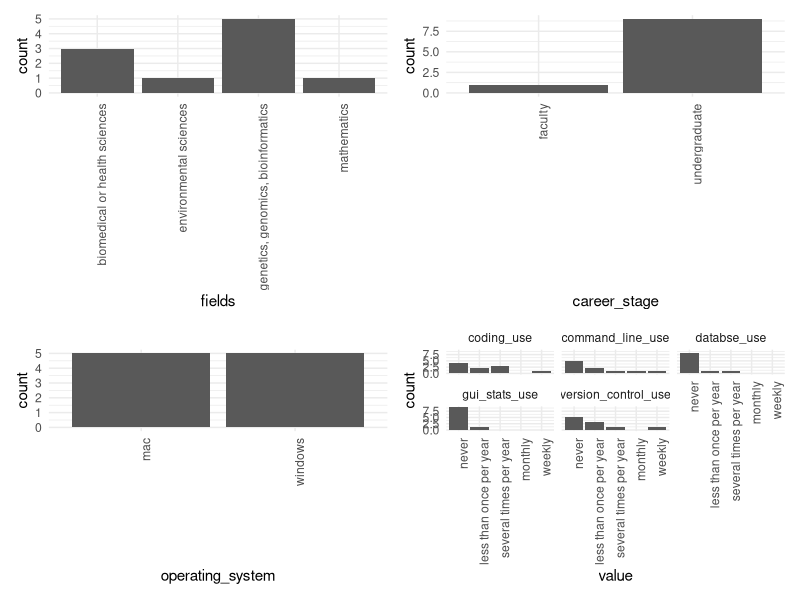
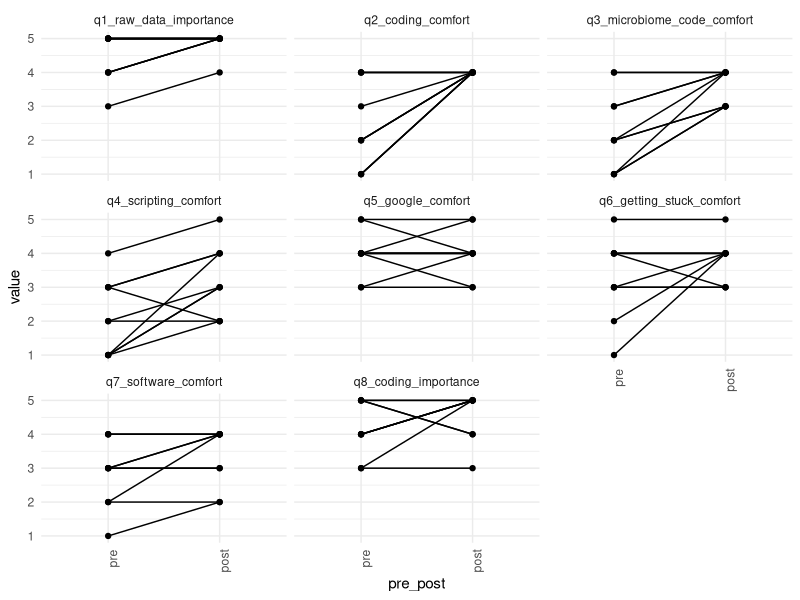
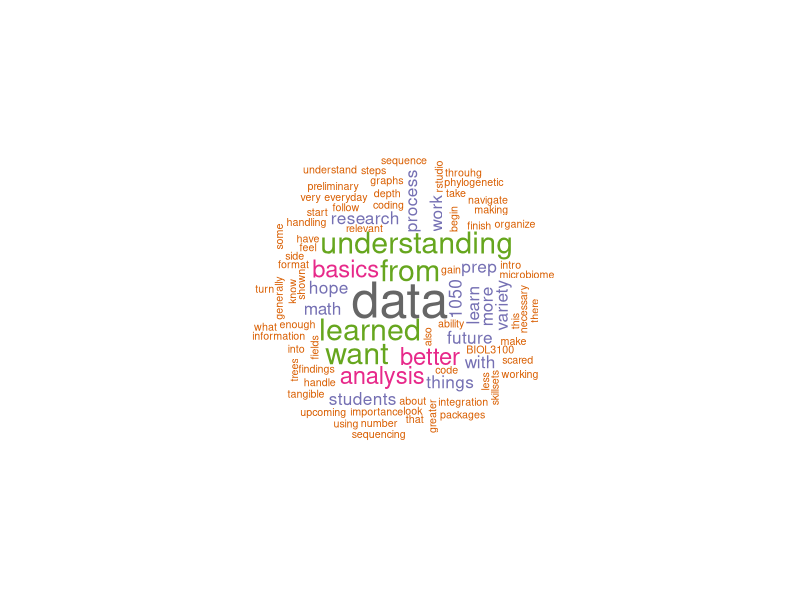
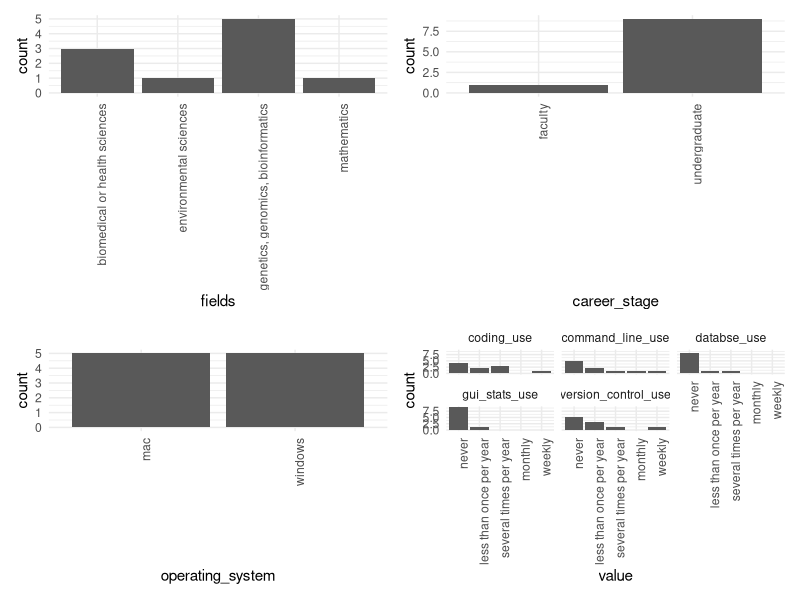
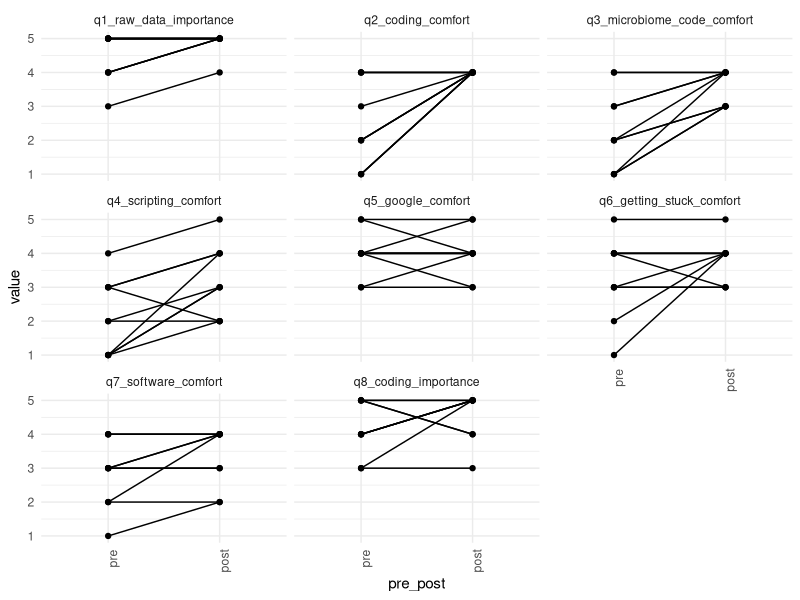
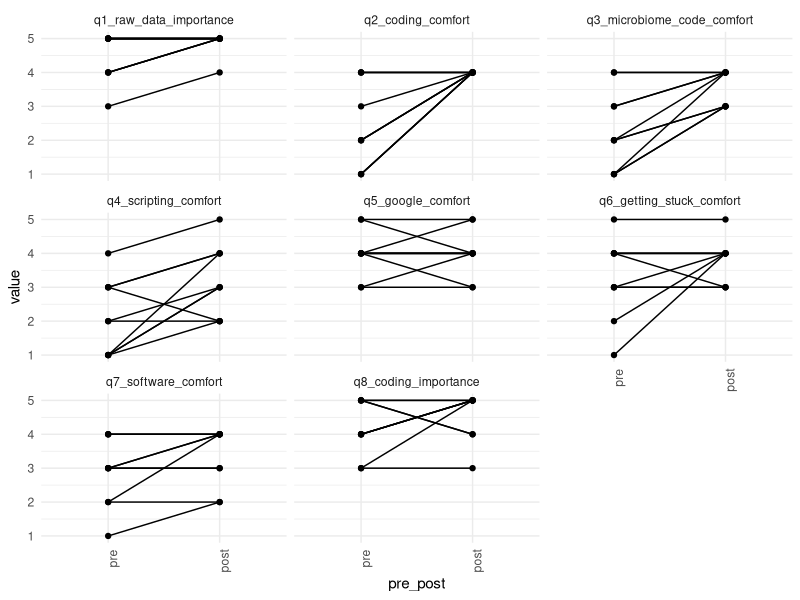

These charts were generated, in order, by the following R code:
library(tidyverse)
library(readxl)
library(patchwork)
library(wordcloud)

theme_set(theme_minimal() +
            theme(axis.text.x = element_text(angle=90,hjust=1)))

dat <- read_xlsx("./surveys/survey_data.xlsx")
dat_full <- dat
dat <- dat %>% filter(pre_post == 'pre')

# basic info about participants ####
p1 <- dat %>% 
  ggplot(aes(x=fields)) +
  geom_bar()

p2 <- dat %>% 
  ggplot(aes(x=career_stage)) +
  geom_bar()

p3 <- dat %>% 
  ggplot(aes(x=operating_system)) +
  geom_bar()

p4 <- dat %>% 
  select(gui_stats_use, coding_use, databse_use,version_control_use,command_line_use) %>% 
  pivot_longer(1:5) %>% 
  mutate(value=factor(value,levels = c("never","less than once per year","several times per year","monthly","weekly"))) %>% 
  ggplot(aes(x=value)) +
  geom_bar() +
  facet_wrap(~name)

(p1 + p2) / (p3 + p4)
ggsave("./surveys/survey_participants.png",height = 8,width = 6)

# pre- vs post-workshop values
dat_full %>% 
  select(participant_id, pre_post, starts_with("q")) %>% 
  pivot_longer(starts_with("q")) %>% 
  mutate(pre_post=factor(pre_post,levels=c("pre","post"))) %>% 
  ggplot(aes(x=pre_post,y=value)) +
  geom_point() +
  geom_line(aes(group=participant_id)) +
  facet_wrap(~name)
ggsave("./surveys/pre-post_attitudes.png")

# free response info ####
words <- dat_full$notes %>% 
  str_replace_all("/"," ") %>% 
  str_split(" ") %>% 
  unlist() %>% 
  str_remove_all(";|,|\\.") %>% 
  table() %>% 
  as.data.frame()
names(words) <- c("word","freq")
words <- words %>% 
  mutate(word = as.character(word))

words <- words %>% 
  filter(nchar(word) > 3)

wordcloud(words = words$word, freq = words$freq, min.freq = 1,           
          max.words=200, random.order=FALSE, rot.per=0.35,            
          colors=brewer.pal(8, "Dark2"),
          scale = c(3,.25))
ggsave("./surveys/wordcloud_free_response.png")
